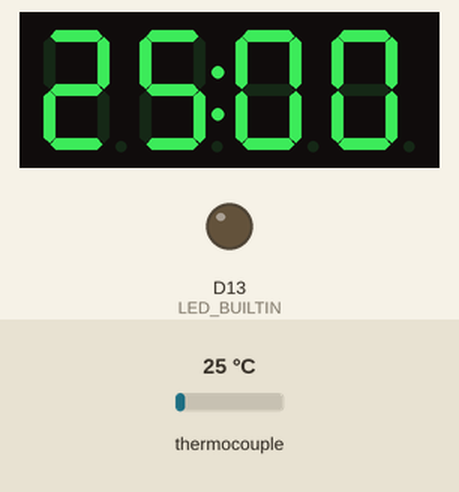
A sketch run on a simulated Arduino Nano 33 IoT. Shown: 4-digit seven-segment display, output pins drawn as LEDs (lit = HIGH). Dashed ring = blinking. Inputs (shaded band) come from the test bench; at power-on: thermocouple 25 °C. WiFi joins after 1.5 s; servers stay silent unless stated; no MQTT or app messages arrive unless stated; not simulated (calls return 0 or success): arduino_secrets.h; pins used as bus, display or sensor lines are not drawn; what the sketch prints to the serial monitor is not drawn.

Above: at 2.6 s.
2.7 s: thermocouple set to 6 °C
At 4.2 s:
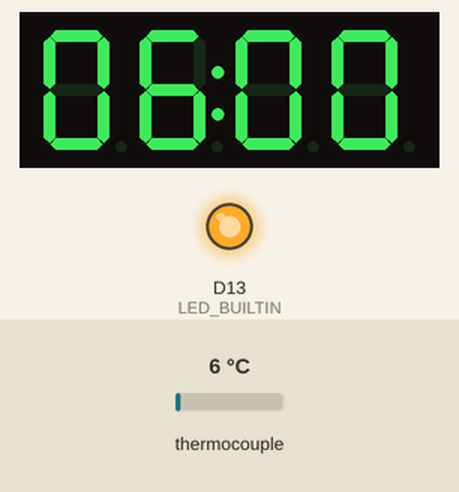
4.7 s: thermocouple set to 75 °C
At 6.6 s:
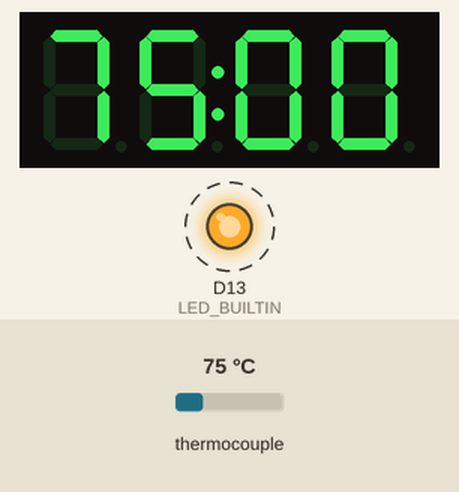
7.0 s: thermocouple set to 150 °C
At 7.7 s:
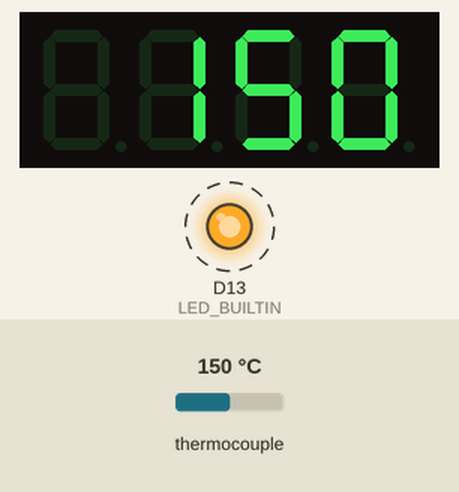
Timing chart, 0 to 14.7 s (numbered marks = the images above; inputs shaded):
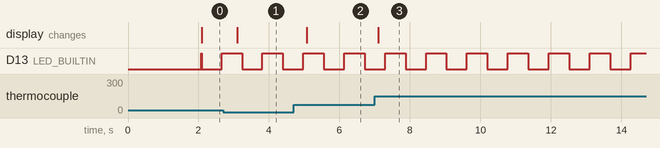

Measured:
- after the input at 2.7 s, the display: changes after 0.40 s (image 1)
- after the input at 4.7 s, the display: changes after 0.38 s (image 2)
- after the input at 7.0 s, the display: changes after 0.10 s (image 3)
- by itself, D13 (LED_BUILTIN): alternates HIGH for 0.58 s and LOW for 0.58 s

The sketch:

CompostHeat.ino
```cpp
// CompostHeat
// Monitors compost pile internal temperature via a MAX6675 K-type
// thermocouple amplifier, shows it on a TM1637 4-digit display and
// publishes readings to the MUTHUR MQTT broker.
// Alexander Kuesel

#include <SPI.h>
#include <WiFiNINA.h>
#include <PubSubClient.h>
#include <max6675.h>
#include <TM1637Display.h>
#include <math.h>
#include "arduino_secrets.h"

// ------------------*****---------------------
// I/O mapping area
// MAX6675 uses bit-banged "software SPI" - any digital pins work.
// On the Nano 33 IoT the NINA WiFi module lives on SPI1 with its control
// lines on internal pins 24/27/28, so D5/D6/D7 are free and clear of it.
#define MAXCLK 5   // SCK
#define MAXCS  6   // CS
#define MAXSO  7   // SO / DO (MISO)

MAX6675 thermocouple(MAXCLK, MAXCS, MAXSO);

// TM1637 4-digit display. Also bit-banged, and its two lines are the only
// ones it needs, so D2/D3 keep it clear of both the MAX6675 (D5/D6/D7) and
// the broken-out hardware SPI pins.
#define DISPCLK 2  // CLK
#define DISPDIO 3  // DIO

TM1637Display display(DISPCLK, DISPDIO);

// "----" - shown while there is no valid reading to display.
const uint8_t SEG_DASHES[] = {SEG_G, SEG_G, SEG_G, SEG_G};

// ------------------*****---------------------
// WiFi setup area
char ssid[] = SECRET_SSID;
char pass[] = SECRET_PASS;
const char* server = "192.168.5.110"; // MQTT server (Raspberry Pi)

// ------------------*****---------------------
// MQTT Topic definition area
const char TEMP_C_topic[]  = "MUTHUR/NDATA/CMPST/TEMP_C";
const char TEMP_F_topic[]  = "MUTHUR/NDATA/CMPST/TEMP_F";
const char FAULT_topic[]   = "MUTHUR/DIAG/CMPST/FAULT";
const char STATUS_topic[]  = "MUTHUR/DIAG/CMPST/STATUS";
const char HB_topic[]      = "MUTHUR/DIAG/CMPST/HB";
// ------------------*****---------------------

const unsigned long sensorReadInterval = 1000;   // MAX6675 needs >=250ms between reads
const unsigned long publishInterval    = 60000;  // publish readings every 1 min
const unsigned long diagInterval       = 30000;  // publish diagnostics every 30s
const unsigned long displayInterval    = 1000;   // refresh the 4-digit display every 1s

// Retry pacing. Nothing in this sketch retries in a tight loop: every
// reconnect attempt is spaced out so loop() always keeps turning over.
const unsigned long wifiRetryInterval  = 15000;  // between WiFi join attempts
const unsigned long mqttRetryInterval  = 5000;   // between MQTT connect attempts
const unsigned long rssiPollInterval   = 2000;   // how often to ask NINA for RSSI
const unsigned long linkPollInterval   = 500;    // how often to ask NINA for link status

// How long to wait for a host to open the USB serial port before giving up
// and running headless. Must be bounded - a bare `while (!Serial);` would
// hang the board forever whenever it is powered from a USB charger.
const unsigned long serialWaitTimeout  = 5000;

// Cap on how long WiFi.begin() may block internally. The WiFiNINA default
// is 60s, which makes the board feel dead for a full minute per attempt.
const unsigned long wifiConnectTimeout = 15000;

unsigned long previousSensorMillis = 0;
unsigned long previousPublishMillis = 0;
unsigned long previousDiagMillis = 0;
unsigned long previousDisplayMillis = 0;
unsigned long previousMillisLED = 0;
unsigned long lastWiFiAttempt = 0;
unsigned long lastMqttAttempt = 0;
unsigned long lastRssiPoll = 0;
unsigned long lastLinkPoll = 0;

// Cached link state. Every WiFi.status() call is an SPI round-trip to the
// NINA module, so it is polled on an interval and the result reused for the
// rest of the pass rather than re-queried at each decision point.
uint8_t lastWiFiStatus = WL_IDLE_STATUS;
bool linkUp = false;
bool linkPolled = false;

bool wifiAttempted = false;
bool mqttAttempted = false;
bool wifiWasUp = false;

float lastTempC = NAN;
bool thermocoupleFault = false;
unsigned long heartBeat = 0;
long cachedRssi = 0;

int ledState = LOW;

WiFiClient wifiClient;
PubSubClient client(wifiClient);

void callback(char* topic, byte* payload, unsigned int length) {
  Serial.print("Message arrived [");
  Serial.print(topic);
  Serial.print("] ");
  for (unsigned int i = 0; i < length; i++) {
    Serial.print((char)payload[i]);
  }
  Serial.println();
}

// ------------------*****---------------------
// Connectivity. Both helpers return quickly and are safe to call every
// loop(); neither one ever blocks indefinitely.

bool wifiUp() {
  return linkUp;
}

void pollLink(bool force) {
  unsigned long now = millis();
  if (!force && linkPolled && (now - lastLinkPoll < linkPollInterval)) {
    return;
  }
  linkPolled = true;
  lastLinkPoll = now;
  lastWiFiStatus = WiFi.status();
  linkUp = (lastWiFiStatus == WL_CONNECTED);
}

void maintainWiFi() {
  if (wifiUp()) {
    if (!wifiWasUp) {
      wifiWasUp = true;
      Serial.println("WiFi: connected");
      Serial.print("WiFi: IP address ");
      Serial.println(WiFi.localIP());
      Serial.println("---------------------------------------");
    }
    return;
  }

  if (wifiWasUp) {
    wifiWasUp = false;
    Serial.println("WiFi: link lost, will retry");
  }

  unsigned long now = millis();
  if (wifiAttempted && (now - lastWiFiAttempt < wifiRetryInterval)) {
    return;
  }
  wifiAttempted = true;
  lastWiFiAttempt = now;

  // No module is a wiring/hardware fault, not a reason to halt the CPU.
  // Report it and keep looping so the USB serial port stays serviceable.
  if (lastWiFiStatus == WL_NO_MODULE) {
    Serial.println("WiFi: NINA module not responding - check board selection");
    return;
  }

  Serial.print("WiFi: attempting to join ");
  Serial.println(ssid);
  WiFi.begin(ssid, pass);

  // begin() blocks until it succeeds or times out, so the cached status is
  // stale by definition here - refresh it immediately.
  pollLink(true);
}

// Returns the current MQTT connection state, so the caller gets it without
// a second connected() call.
bool maintainMqtt() {
  if (!wifiUp()) {
    return false;
  }
  if (client.connected()) {
    return true;
  }

  unsigned long now = millis();
  if (mqttAttempted && (now - lastMqttAttempt < mqttRetryInterval)) {
    return false;
  }
  mqttAttempted = true;
  lastMqttAttempt = now;

  Serial.print("MQTT: connecting to ");
  Serial.print(server);
  Serial.print(" ... ");
  if (client.connect("CompostHeatClient")) {
    Serial.println("connected");
    return true;
  }

  Serial.print("failed, rc=");
  Serial.println(client.state());
  return false;
}

// ------------------*****---------------------

void setup() {
  Serial.begin(9600);

  // Give a host a few seconds to attach. The Nano 33 IoT's USB serial is
  // native CDC: opening the Serial Monitor does NOT reset the board, so
  // anything printed before the port is open is lost. Bounded so the
  // board still runs standalone on a battery or wall wart.
  unsigned long serialWaitStart = millis();
  while (!Serial && (millis() - serialWaitStart < serialWaitTimeout)) {
    ; // wait for the host, but not forever
  }

  Serial.println();
  Serial.println("=======================================");
  Serial.println("CompostHeat booting");
  Serial.println("=======================================");

  pinMode(LED_BUILTIN, OUTPUT);
  digitalWrite(LED_BUILTIN, LOW);

  pinMode(MAXCS, OUTPUT);
  digitalWrite(MAXCS, HIGH);

  // Dashes until the first reading lands, so a wired-up display is
  // visibly alive from boot rather than looking dead until the sensor
  // settles.
  display.setBrightness(2);
  display.setSegments(SEG_DASHES);

  WiFi.setTimeout(wifiConnectTimeout);

  client.setServer(server, 1883);
  client.setCallback(callback);

  // MAX6675 needs ~500ms after power-up before the first valid read
  delay(500);

  Serial.println("Setup complete, entering main loop");
}

void loop() {
  unsigned long currentMillis = millis();

  pollLink(false);
  maintainWiFi();

  // One connected() check per pass, reused below for the same reason as
  // the link status above.
  bool mqttUp = maintainMqtt();

  // Cache RSSI rather than calling WiFi.RSSI() inline. Each call is a full
  // SPI round-trip to the NINA module, and the old code made one on every
  // single pass of loop().
  if (currentMillis - lastRssiPoll >= rssiPollInterval) {
    lastRssiPoll = currentMillis;
    cachedRssi = wifiUp() ? WiFi.RSSI() : 0;
  }

  // Read the thermocouple no more often than every sensorReadInterval
  if (currentMillis - previousSensorMillis >= sensorReadInterval) {
    previousSensorMillis = currentMillis;

    float tempC = thermocouple.readCelsius();

    // readCelsius() returns NAN when the thermocouple is open/disconnected
    thermocoupleFault = isnan(tempC);
    if (!thermocoupleFault) {
      lastTempC = tempC;
    } else {
      Serial.println("Thermocouple fault: open circuit / not connected");
    }
  }

  // Local readout. Independent of WiFi and MQTT on purpose: the pile is
  // out in the garden, and the number should be readable standing over it
  // whether or not the network or the broker is up.
  if (currentMillis - previousDisplayMillis >= displayInterval) {
    previousDisplayMillis = currentMillis;

    if (thermocoupleFault || isnan(lastTempC)) {
      display.setSegments(SEG_DASHES);
    } else {
      // The module has one centre colon instead of per-digit decimal
      // points, and it sits exactly halfway, so the only split it can
      // punctuate is XX:XX. Show hundredths and read the colon as the
      // decimal point: 45.60 C is "45:60". That also lands neatly on the
      // MAX6675's 0.25 C resolution, so the last two digits are always a
      // real quarter-degree step rather than invented precision.
      // Leading zeros are kept - the colon form needs all four digits.
      int hundredths = (int)lroundf(lastTempC * 100.0f);
      if (hundredths >= 0 && hundredths <= 9999) {
        display.showNumberDecEx(hundredths, 0b01000000, true);
      } else {
        // Outside 0.00-99.99 C: a below-freezing probe, or an
        // implausibly hot one. Fall back to whole degrees, which is the
        // only form here that can show a minus sign.
        display.showNumberDec((int)lroundf(lastTempC));
      }
    }
  }

  // Publish readings. This block runs whether or not the network is up so
  // that the serial log always shows the board is alive and sampling.
  if (currentMillis - previousPublishMillis >= publishInterval) {
    previousPublishMillis = currentMillis;
    heartBeat++;

    bool haveReading = !thermocoupleFault && !isnan(lastTempC);

    char tempCChar[16];
    char tempFChar[16];
    char faultChar[8];
    char hbChar[16];

    if (haveReading) {
      snprintf(tempCChar, sizeof(tempCChar), "%.2f", lastTempC);
      snprintf(tempFChar, sizeof(tempFChar), "%.2f", lastTempC * 9.0 / 5.0 + 32.0);
    } else {
      strcpy(tempCChar, "--");
      strcpy(tempFChar, "--");
    }
    strcpy(faultChar, thermocoupleFault ? "1" : "0");
    snprintf(hbChar, sizeof(hbChar), "%lu", heartBeat);

    if (mqttUp) {
      if (haveReading) {
        client.publish(TEMP_C_topic, tempCChar);
        client.publish(TEMP_F_topic, tempFChar);
      }
      client.publish(FAULT_topic, faultChar);
      client.publish(HB_topic, hbChar);
    }

    Serial.print("HB ");
    Serial.print(hbChar);
    Serial.print(" | Compost Temp: ");
    Serial.print(tempCChar);
    Serial.print(" C / ");
    Serial.print(tempFChar);
    Serial.print(" F | WiFi ");
    Serial.print(wifiUp() ? "up" : "DOWN");
    Serial.print(" | MQTT ");
    Serial.println(mqttUp ? "up" : "DOWN");
  }

  // Publish diagnostics (JSON). Built with snprintf rather than String
  // concatenation - this runs every 30s for weeks at a time, and repeated
  // String reallocation fragments the SAMD21's 32KB heap.
  if (currentMillis - previousDiagMillis >= diagInterval) {
    previousDiagMillis = currentMillis;

    char statusMessage[160];
    snprintf(statusMessage, sizeof(statusMessage),
             "{\"device\": \"Arduino Nano 33 IoT\","
             "\"rssi\": %ld,"
             "\"uptime\": %lu,"
             "\"thermocouple_fault\": %s}",
             cachedRssi,
             currentMillis / 1000,
             thermocoupleFault ? "true" : "false");

    if (mqttUp) {
      client.publish(STATUS_topic, statusMessage);
    }
    Serial.print("Diagnostic data: ");
    Serial.println(statusMessage);
  }

  // Heartbeat LED. Blink rate doubles as an at-a-glance link indicator
  // when no serial monitor is attached:
  //   slow, RSSI-scaled blink = WiFi associated
  //   fast 150ms blink        = WiFi down
  unsigned long ledInterval;
  if (wifiUp() && cachedRssi < 0) {
    ledInterval = (unsigned long)(-cachedRssi) * 10;
    if (ledInterval < 300)  ledInterval = 300;
    if (ledInterval > 2000) ledInterval = 2000;
  } else {
    ledInterval = 150;
  }

  if (currentMillis - previousMillisLED >= ledInterval) {
    previousMillisLED = currentMillis;
    ledState = (ledState == LOW) ? HIGH : LOW;
    digitalWrite(LED_BUILTIN, ledState);
  }

  if (mqttUp) {
    client.loop();
  }
}
```
